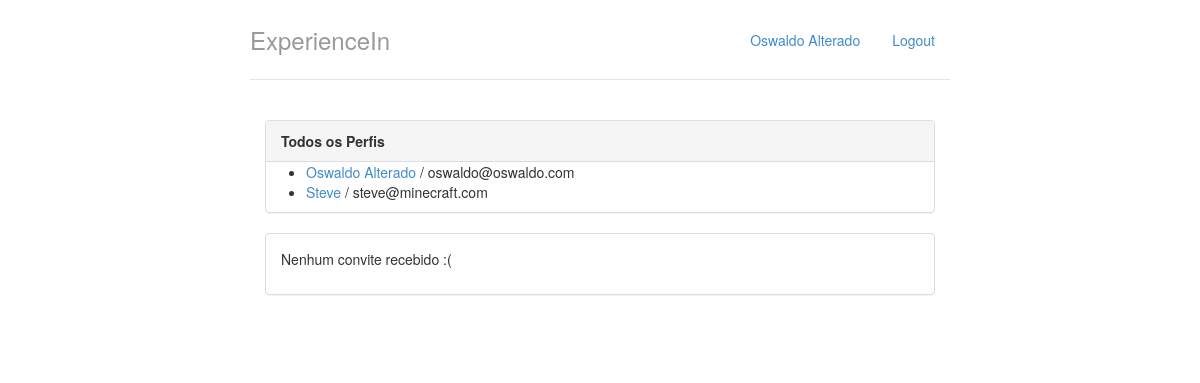
/, run on an earlier commit of the app's database.
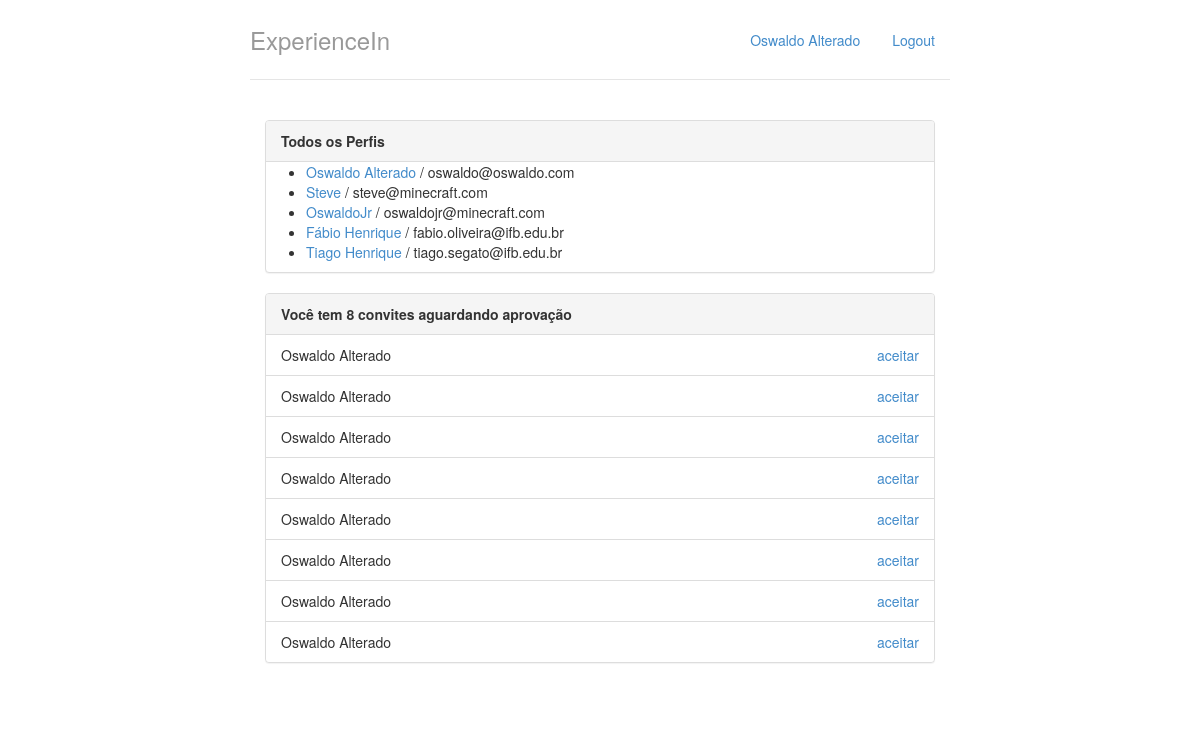
And on a later commit of the database.
### perfis/models.py (models this page shows, shortened)
class Perfil(models.Model):
    nome = models.CharField(max_length=255, null=False)
    email = models.CharField(max_length=255, null=False)
    telefone = models.CharField(max_length=15, null=False)
    nome_empresa = models.CharField(max_length=255, null=False)

class Convite(models.Model):
   solicitante = models.ForeignKey(Perfil, on_delete=models.CASCADE, related_name='convites_feitos')
   convidado = models.ForeignKey(Perfil, on_delete=models.CASCADE, related_name='convites_recebidos')

### perfis/views.py (the view)
# urls.py: path('', views.index),
def index(request):
    return render(request, 'index.html', {'perfis' : Perfil.objects.all(), 'perfil_logado' : get_perfil_logado(request)})

### perfis/views.py (called while the page is built)
def get_perfil_logado(request):
    return Perfil.objects.get(id=1)

### perfis/templates/index.html
{% extends "base.html" %}
{% block body %}
<div class="col-lg-12">
    <div class="panel panel-default">
        <div class="panel-heading">
            <strong>Todos os Perfis</strong>
        </div>
        {% if perfis %}
          <ul>
              {% for perfil in perfis %}
                  <li>
                    <a href="{% url 'exibir' perfil.id%}">{{ perfil.nome }}</a> / {{ perfil.email }}
                  </li>
              {% endfor %}
          </ul>
        {% else %}
          <p>Nenhum Perfil encontrado</p>
        {% endif %}
    </div>
    <div class="panel panel-default">
        {% with total_de_convites=perfil_logado.convites_recebidos.count %}
          {% if total_de_convites %}
              <div class="panel-heading">
                  <strong>Você tem {{ total_de_convites }} convite{{ total_de_convites|pluralize }} aguardando aprovação</strong>
              </div>
              <ul class="list-group">
                  {% for convite in perfil_logado.convites_recebidos.all %}
                      <li class="list-group-item">
                              {{ convite.solicitante.nome }}
                              <a href="#" class="pull-right">aceitar</a>
                      </li>
                  {% endfor %}
              </ul>
          {% else %}
              <div class="panel-body">
                  <p>Nenhum convite recebido :(</p>
              </div>
          {% endif %}
        {% endwith %}
    </div>
</div>
{% endblock %}

### perfis/templates/base.html (shortened to what this page needs)
{% load staticfiles %}
<!DOCTYPE html>
<html lang="pt">
  <head>
    <link href="{% static "styles/bootstrap.css" %}" rel="stylesheet">
    <link href="{% static "styles/main.css" %}" rel="stylesheet">
  </head>
  <body>
    <div class="container">
      <div class="header">
        <ul class="nav nav-pills pull-right">
            <li class=""><a href="{% url 'index' %}">{{perfil_logado.nome}}</a></li>
          <li class=""><a href="/logout/">Logout</a></li>
        </ul>
        <h3 class="text-muted">ExperienceIn</h3>
      </div>
      <div class="row content">
        {% block body %}
        {% endblock %}
      </div>
    </div>
  </body>
</html>

### perfis/static/styles/main.css (style rules this page uses)
body { padding-top: 20px; padding-bottom: 20px; }
.header, .content, .footer { padding-left: 15px; padding-right: 15px; }
.header { border-bottom: 1px solid #e5e5e5; }
.header h3 { margin-top: 0; margin-bottom: 0; line-height: 40px; padding-bottom: 19px; }
@media (min-width: 768px) { .container { max-width: 730px; } }
.content { margin: 40px 0; }
@media screen and (min-width: 768px) { .header, .content, .footer { padding-left: 0; padding-right: 0; } }
@media screen and (min-width: 768px) { .header { margin-bottom: 30px; } }

What changed in the data, as far as the page shows it:
added Perfil: nome "OswaldoJr", email "oswaldojr@minecraft.com"
added Perfil: nome "Fábio Henrique", email "fabio.oliveira@ifb.edu.br"
added Perfil: nome "Tiago Henrique", email "tiago.segato@ifb.edu.br"
added Convite: solicitante.nome "Oswaldo Alterado"
added Convite: solicitante.nome "Oswaldo Alterado"
added Convite: solicitante.nome "Oswaldo Alterado"
added Convite: solicitante.nome "Oswaldo Alterado"
added Convite: solicitante.nome "Oswaldo Alterado"
added Convite: solicitante.nome "Oswaldo Alterado"
added Convite: solicitante.nome "Oswaldo Alterado"
added Convite: solicitante.nome "Oswaldo Alterado"
Also different on the page:
{{ total_de_convites }}: (not shown) → "8"
text no longer shown: "Nenhum convite recebido :("
text now shown: "Você tem convite aguardando aprovação"
